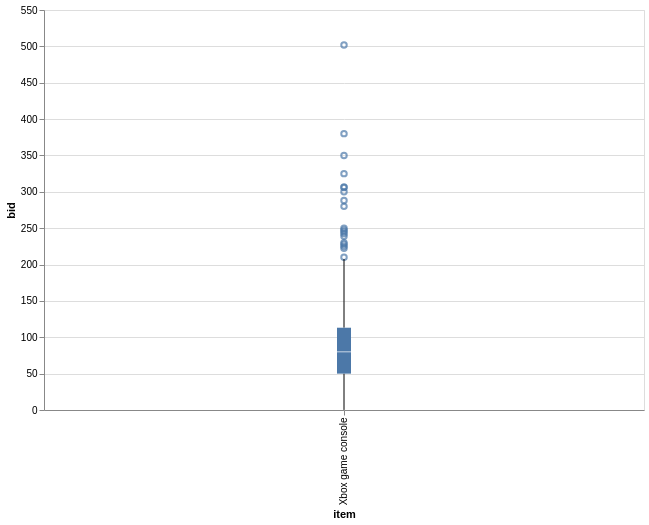

The notebook cell this image was saved under:
### Code cell
alt.Chart(auction_xbox, height=400, width=600) \
    .mark_boxplot() \
    .encode(x='item', y='bid')

### Figure 1 — Vega-Lite specification as saved in the notebook (floating-point values rounded to 4 significant figures; data arrays with more than 128 entries replaced by an {"elided": "..."} marker saying what was removed)
{"config": {"view": {"continuousWidth": 300, "continuousHeight": 300}}, "data": {"name": "data-4846f46a2d167fe27b4f31f96682db21"}, "mark": {"type": "boxplot"}, "encoding": {"x": {"field": "item", "type": "nominal"}, "y": {"field": "bid", "type": "quantitative"}}, "height": 400, "width": 600, "$schema": "https://vega.github.io/schema/vega-lite/v6.1.0.json", "datasets": {"data-4846f46a2d167fe27b4f31f96682db21": {"elided": "628 records"}}}
